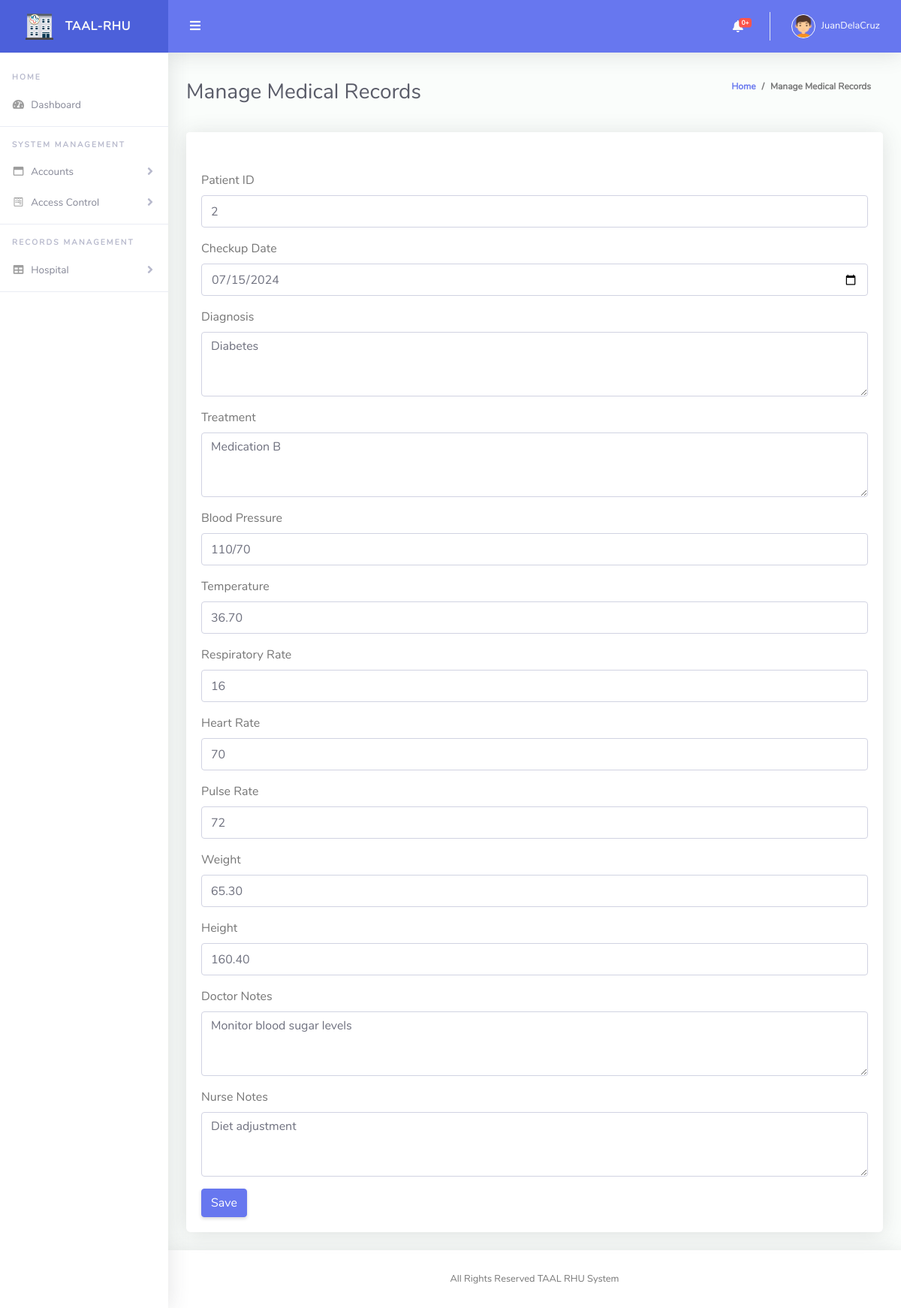
Page /admin/edit_mrecords.php?record_id=2 (signed in) on the committed database.
### tables this page shows
CREATE TABLE `medical_records` (
  `record_id` int(11) NOT NULL,
  `patient_id` int(11) DEFAULT NULL,
  `checkup_date` date DEFAULT NULL,
  `diagnosis` text DEFAULT NULL,
  `treatment` text DEFAULT NULL,
  `bp` varchar(10) DEFAULT NULL,
  `temperature` decimal(4,2) DEFAULT NULL,
  `rr` int(11) DEFAULT NULL,
  `hr` int(11) DEFAULT NULL,
  `pr` int(11) DEFAULT NULL,
  `weight` decimal(5,2) DEFAULT NULL,
  `height` decimal(5,2) DEFAULT NULL,
  `doctor_notes` text DEFAULT NULL,
  `nurse_notes` text DEFAULT NULL
);

### admin/edit_mrecords.php (the view, shortened to what this page needs)
<!DOCTYPE html>
<?php include("../model/conn.php"); ?>
<html lang="en">
<head>
  <link href="vendor/fontawesome-free/css/all.min.css" rel="stylesheet" type="text/css">
  <link href="vendor/bootstrap/css/bootstrap.min.css" rel="stylesheet" type="text/css">
  <link href="css/ruang-admin.min.css" rel="stylesheet">
</head>
<body id="page-top">
  <div id="wrapper">
    <?php include("./nav.php");
    $record_id = isset($_GET['record_id']) ? $_GET['record_id'] : '';
    if ($record_id) {
        $stmt = $conn->prepare("SELECT * FROM medical_records WHERE record_id = ?");
        $stmt->bind_param("i", $record_id);
        $stmt->execute();
        $result = $stmt->get_result();
        if ($row = $result->fetch_assoc()) {
            extract($row);
        }
    }
    ?>
        <div class="container-fluid" id="container-wrapper">
          <div class="d-sm-flex align-items-center justify-content-between mb-4">
            <h1 class="h3 mb-0 text-gray-800">Manage Medical Records</h1>
            <ol class="breadcrumb">
              <li class="breadcrumb-item"><a href="./">Home</a></li>
              <li class="breadcrumb-item" aria-current="page">Manage Medical Records</li>
            </ol>
          </div>
          <div class="row">
            <div class="col-lg-12">
              <div class="card mb-4">
                <div class="card-header py-3 d-flex flex-row align-items-center justify-content-between">
                </div>
                <div class="card-body">
                <form method="post">
        <div class="form-group">
            <label for="patient_id">Patient ID</label>
            <input type="text" class="form-control" id="patient_id" name="patient_id" value="<?php echo isset($patient_id) ? htmlspecialchars($patient_id) : ''; ?>" required>
        </div>
        <div class="form-group">
            <label for="checkup_date">Checkup Date</label>
            <input type="date" class="form-control" id="checkup_date" name="checkup_date" value="<?php echo isset($checkup_date) ? htmlspecialchars($checkup_date) : ''; ?>" required>
        </div>
        <div class="form-group">
            <label for="diagnosis">Diagnosis</label>
            <textarea class="form-control" id="diagnosis" name="diagnosis" rows="3" required><?php echo isset($diagnosis) ? htmlspecialchars($diagnosis) : ''; ?></textarea>
        </div>
        <div class="form-group">
            <label for="treatment">Treatment</label>
            <textarea class="form-control" id="treatment" name="treatment" rows="3" required><?php echo isset($treatment) ? htmlspecialchars($treatment) : ''; ?></textarea>
        </div>
        <div class="form-group">
            <label for="bp">Blood Pressure</label>
            <input type="text" class="form-control" id="bp" name="bp" value="<?php echo isset($bp) ? htmlspecialchars($bp) : ''; ?>" required>
        </div>
        <div class="form-group">
            <label for="temperature">Temperature</label>
            <input type="number" step="0.01" class="form-control" id="temperature" name="temperature" value="<?php echo isset($temperature) ? htmlspecialchars($temperature) : ''; ?>" required>
        </div>
        <div class="form-group">
            <label for="rr">Respiratory Rate</label>
            <input type="number" class="form-control" id="rr" name="rr" value="<?php echo isset($rr) ? htmlspecialchars($rr) : ''; ?>" required>
        </div>
        <div class="form-group">
            <label for="hr">Heart Rate</label>
            <input type="number" class="form-control" id="hr" name="hr" value="<?php echo isset($hr) ? htmlspecialchars($hr) : ''; ?>" required>
        </div>
        <div class="form-group">
            <label for="pr">Pulse Rate</label>
            <input type="number" class="form-control" id="pr" name="pr" value="<?php echo isset($pr) ? htmlspecialchars($pr) : ''; ?>" required>
        </div>
        <div class="form-group">
            <label for="weight">Weight</label>
            <input type="number" step="0.01" class="form-control" id="weight" name="weight" value="<?php echo isset($weight) ? htmlspecialchars($weight) : ''; ?>" required>
        </div>
        <div class="form-group">
            <label for="height">Height</label>
            <input type="number" step="0.01" class="form-control" id="height" name="height" value="<?php echo isset($height) ? htmlspecialchars($height) : ''; ?>" required>
        </div>
        <div class="form-group">
            <label for="doctor_notes">Doctor Notes</label>
            <textarea class="form-control" id="doctor_notes" name="doctor_notes" rows="3"><?php echo isset($doctor_notes) ? htmlspecialchars($doctor_notes) : ''; ?></textarea>
        </div>
        <div class="form-group">
            <label for="nurse_notes">Nurse Notes</label>
            <textarea class="form-control" id="nurse_notes" name="nurse_notes" rows="3"><?php echo isset($nurse_notes) ? htmlspecialchars($nurse_notes) : ''; ?></textarea>
        </div>
        <button type="submit" class="btn btn-primary">Save</button>
    </form>
                </div>
              </div>
            </div>
          </div>
        </div>
      </div>
       <?php include("./footer.php"); ?>
    </div>
  </div>
</body>
</html>

### rows in the picture
medical_records: patient_id "2", checkup_date "07/15/2024", diagnosis "Diabetes", treatment "Medication B", bp "110/70", temperature "36.70", rr "16", hr "70", pr "72", weight "65.30", height "160.40", doctor_notes "Monitor blood sugar levels", nurse_notes "Diet adjustment"

### other values in the picture
$row['count'] "0"
$_SESSION['username'] "JuanDelaCruz"
